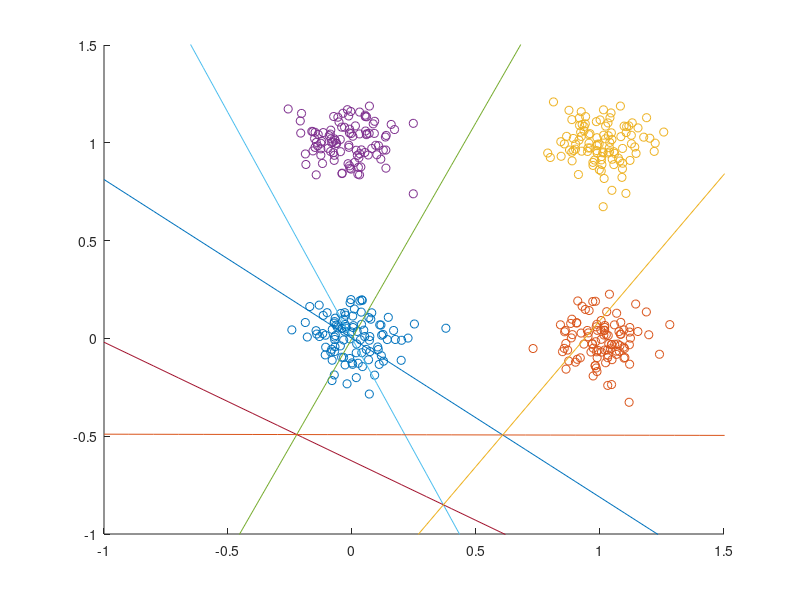
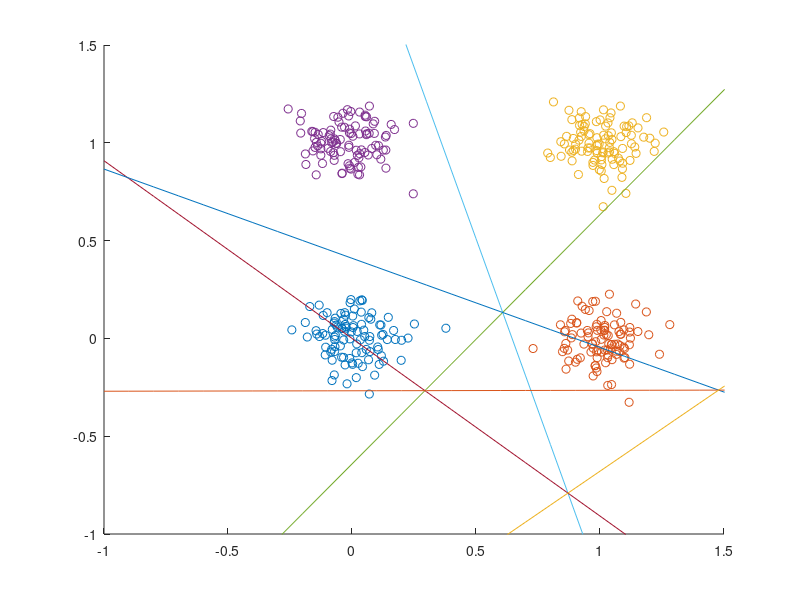
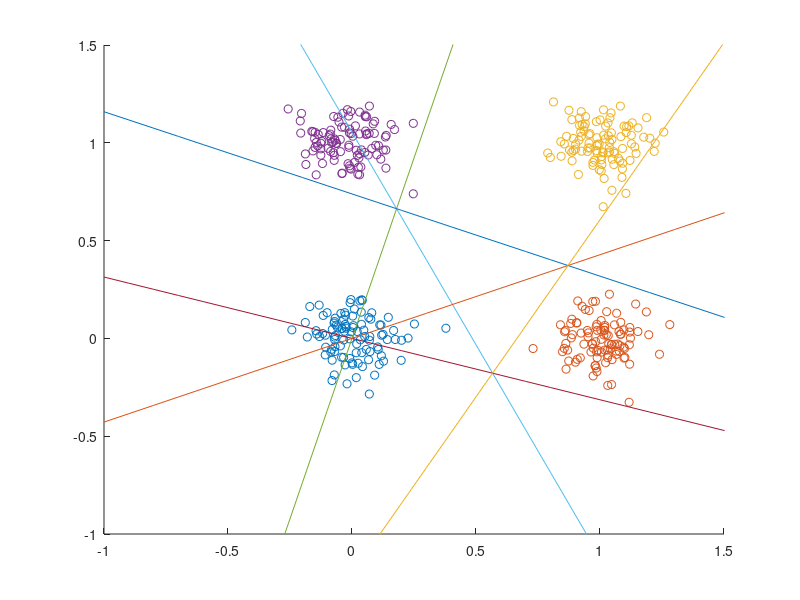
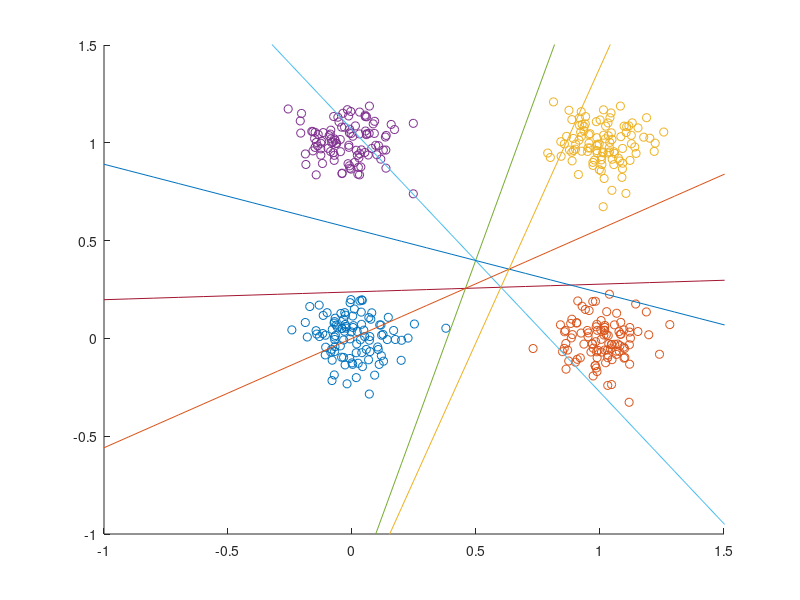

The MATLAB source for these figures, in order:
% covariance matrix and mean vector
Sigma = [.01 0; 0 .01]; 
m = [0 1 1 0;    %mean vector of 4 class
     0 0 1 1];

% Generate 100 points and draw it to graph 1st
%hold on
for i = 1 :4
    r(:,:,i) = mvnrnd(m(:,i)',Sigma,100); %random gaussian vectors
    weight(:,i) = zeros(1,3); %initial weight for each class
end

iteration = 0;
err = 1;
while err ~=0 && iteration < 50
    iteration = iteration + 1;
    err = 0;
    for class = 1 : 4
        for point = 1 : 100
            for dclass = 1 : 4
                D(dclass) = dot( [ r(point,1,class) , r(point,2,class) 1]' , weight(:,dclass) );
                if dclass == class && D(class) <= 0
                    weight(:,class) = weight(:,class) + [ r(point,1,class) , r(point,2,class) 1]';
                    err = 1;
                elseif dclass ~= class && D(dclass) >= 0
                    weight(:,dclass) = weight(:,dclass) - [ r(point,1,class) , r(point,2,class) 1]';
                    err = 1;
                end
            end
        end
    end
    figure(iteration)
        hold on
    for i = 1 :4
        plot( r(:,1,i) , r(:,2,i) , 'o' );  %plot the vector 1st
    end
    line(:,1) = weight(:,1) - weight(:,2);
    line(:,2) = weight(:,1) - weight(:,3);
    line(:,3) = weight(:,1) - weight(:,4);
    line(:,4) = weight(:,2) - weight(:,3);
    line(:,5) = weight(:,2) - weight(:,4);
    line(:,6) = weight(:,3) - weight(:,4);

    x =  -1 : .1 : 2;
    for i = 1 : 6
        y = (-line(3,i) - line(1,i) * x ) / line(2,i);
        plot(x,y)
    end
    axis([-1 1.5 -1 1.5]);
    hold off
end
% d1=d2; d1=d3; d1=d4; d2=d3; d2=d4; d3=d4

